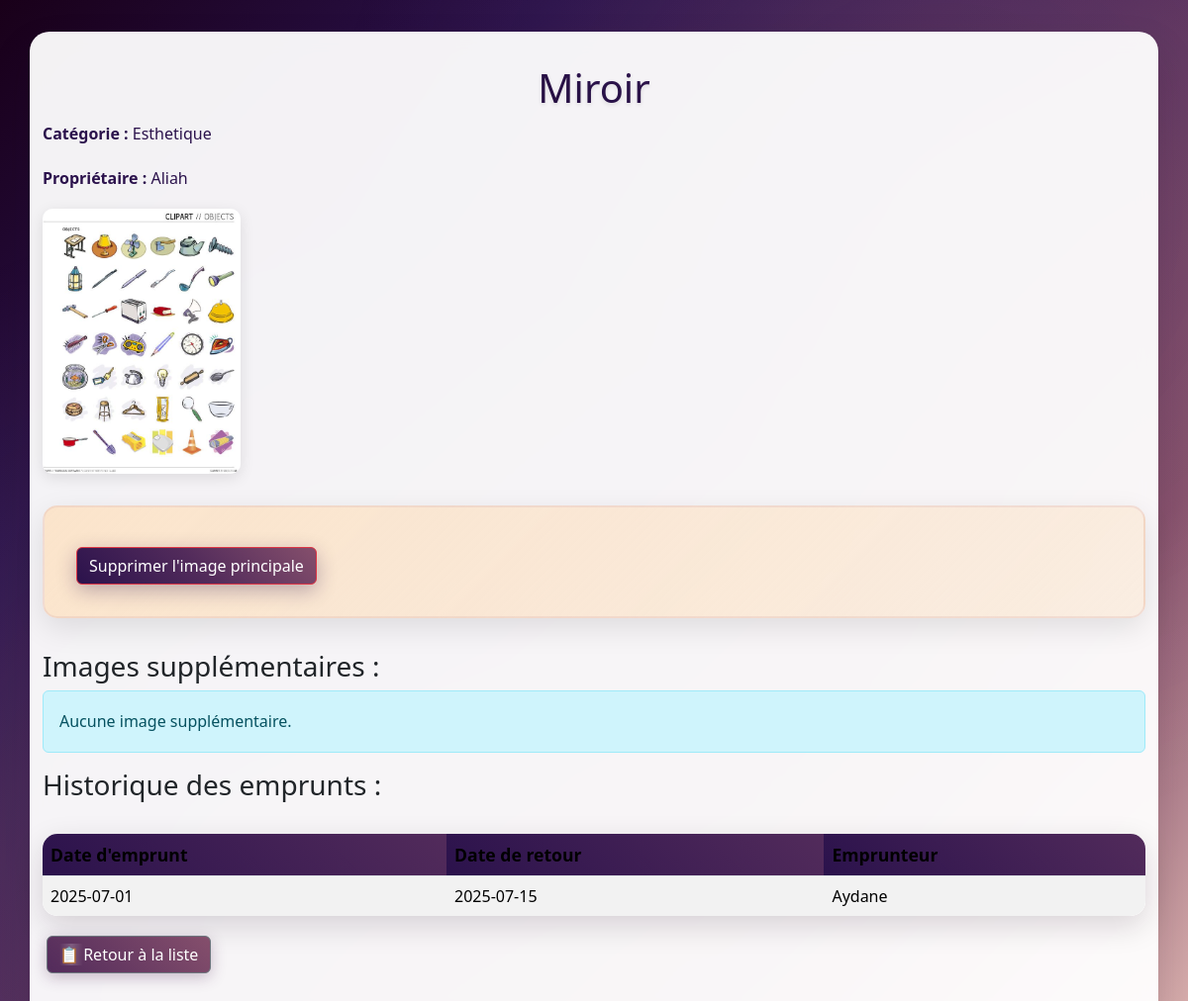
Screenshot of /PAGES/fiche_objet.php?id=1 (signed in) with the database file from the repository.
### tables this page shows
CREATE TABLE vobjet (
    id_objet INT PRIMARY KEY AUTO_INCREMENT,
    nom_objet VARCHAR(100),
    id_categorie INT,
    id_membre INT,
    FOREIGN KEY (id_categorie) REFERENCES vcategorie_objet(id_categorie),
    FOREIGN KEY (id_membre) REFERENCES vmembre(id_membre)
);

CREATE TABLE vcategorie_objet (
    id_categorie INT PRIMARY KEY AUTO_INCREMENT,
    nom_categorie VARCHAR(50)
);

CREATE TABLE vmembre (
    id_membre INT PRIMARY KEY AUTO_INCREMENT,
    nom VARCHAR(50),
    date_naissance DATE,
    genre VARCHAR(10),
    mail VARCHAR(100) UNIQUE,
    ville VARCHAR(50),
    mdp VARCHAR(255),
    image_profil VARCHAR(255)
);

CREATE TABLE vemprunt (
    id_emprunt INT PRIMARY KEY AUTO_INCREMENT,
    id_objet INT,
    id_membre INT,
    date_emprunt DATE,
    date_retour DATE,
    FOREIGN KEY (id_objet) REFERENCES vobjet(id_objet),
    FOREIGN KEY (id_membre) REFERENCES vmembre(id_membre)
);

### PAGES/fiche_objet.php (the view, shortened to what this page needs)
<?php
require_once '../includes/fonctions.php';
$id_objet = isset($_GET['id']) && is_numeric($_GET['id']) ? mysqli_real_escape_string($bdd, $_GET['id']) : '';
$requete = "SELECT
                o.id_objet,
                o.nom_objet,
                c.nom_categorie,
                m.nom AS proprietaire,
                o.image_principale,
                o.id_membre
            FROM vobjet o
            JOIN vcategorie_objet c ON o.id_categorie = c.id_categorie
            JOIN vmembre m ON o.id_membre = m.id_membre
            WHERE o.id_objet = '$id_objet'";
$resultat = mysqli_query($bdd, $requete);
$objet = mysqli_fetch_assoc($resultat);
$images = [];
$requete_emprunts = "SELECT
                        e.date_emprunt,
                        e.date_retour,
                        m.nom AS emprunteur
                    FROM vemprunt e
                    JOIN vmembre m ON e.id_membre = m.id_membre
                    WHERE e.id_objet = '$id_objet'
                    ORDER BY e.date_emprunt DESC";
$resultat_emprunts = mysqli_query($bdd, $requete_emprunts);
$emprunts = [];
while ($row = mysqli_fetch_assoc($resultat_emprunts)) {
    $emprunts[] = $row;
}
?>
<!DOCTYPE html>
<html lang="fr">
<head>
    <link rel="stylesheet" href="../assets/styles.css">
    <link href="../bootstrap/css/bootstrap.min.css" rel="stylesheet">
</head>
<body>
    <div class="container">
        <h1><?php echo htmlspecialchars($objet['nom_objet']); ?></h1>
        <p><strong>Catégorie :</strong> <?php echo htmlspecialchars($objet['nom_categorie']); ?></p>
        <p><strong>Propriétaire :</strong> <?php echo htmlspecialchars($objet['proprietaire']); ?></p>
        <img src="<?php echo htmlspecialchars($objet['image_principale']); ?>" alt="Image principale" width="200" class="img-fluid">
        <?php if ($_SESSION['id_membre'] == $objet['id_membre'] && $objet['image_principale'] != '../Uploads/images/default.jpg
        ') { ?>
            <form method="POST" action="">
                <button type="submit" name="supprimer_image_principale" class="btn btn-danger mt-2">Supprimer l'image principale</button>
            </form>
        <?php } ?>
        <h3>Images supplémentaires :</h3>
        <?php if (empty($images)) { ?>
            <p class="alert alert-info">Aucune image supplémentaire.</p>
        <?php } ?>
        <h3>Historique des emprunts :</h3>
        <?php if (empty($emprunts)) { ?>
            <p class="alert alert-info">aucun emprunt .</p>
        <?php } else { ?>
            <table class="table table-striped">
                <thead>
                    <tr>
                        <th>Date d'emprunt</th>
                        <th>Date de retour</th>
                        <th>Emprunteur</th>
                    </tr>
                </thead>
                <tbody>
                    <?php foreach ($emprunts as $emprunt) { ?>
                        <tr>
                            <td><?php echo htmlspecialchars($emprunt['date_emprunt']); ?></td>
                            <td><?php echo $emprunt['date_retour'] ? htmlspecialchars($emprunt['date_retour']) : 'Non retourné'; ?></td>
                            <td><?php echo htmlspecialchars($emprunt['emprunteur']); ?></td>
                        </tr>
                    <?php } ?>
                </tbody>
            </table>
        <?php } ?>
        <a href="liste_objets.php" class="btn btn-secondary">Retour à la liste</a>
    </div>
</body>
</html>

### assets/styles.css (style rules this page uses)
:root { --primary-dark: #190019; --primary-purple: #2B124C; --medium-purple: #522B5B; --light-purple: #854F6C; --rose: #DFB6B2; --cream: #FBE4CB; --white: #ffffff; --shadow: rgba(25, 0, 25, 0.15); --shadow-hover: rgba(25, 0, 25, 0.25); --text-dark: #2B124C; --text-light: #854F6C; --error: #e74c3c; --success: #27ae60; }
* { margin: 0; padding: 0; box-sizing: border-box; }
body { font-family: 'Segoe UI', Tahoma, Geneva, Verdana, sans-serif; background: linear-gradient(135deg, var(--primary-dark) 0%, var(--primary-purple) 25%, var(--medium-purple) 50%, var(--light-purple) 75%, var(--rose) 100%); min-height: 100vh; color: var(--text-dark); line-height: 1.6; }
body::before { content: ''; position: fixed; top: 0; left: 0; width: 100%; height: 100%; background: radial-gradient(circle at 20% 80%, rgba(251, 228, 203, 0.1) 0%, transparent 50%), radial-gradient(circle at 80% 20%, rgba(223, 182, 178, 0.1) 0%, transparent 50%); pointer-events: none; z-index: -1; }
.container { max-width: 900px; margin: 0 auto; padding: 2rem; background: rgba(255, 255, 255, 0.95); backdrop-filter: blur(10px); border-radius: 20px; box-shadow: 0 20px 40px var(--shadow); margin-top: 2rem; margin-bottom: 2rem; border: 1px solid rgba(255, 255, 255, 0.2); }
h1 { background: linear-gradient(45deg, var(--primary-dark), var(--primary-purple), var(--medium-purple)); -webkit-background-clip: text; -webkit-text-fill-color: transparent; background-clip: text; font-size: 2.5rem; font-weight: 700; text-align: center; margin-bottom: 2rem; text-shadow: 0 2px 4px rgba(0,0,0,0.1); }
h3 { color: var(--medium-purple); font-size: 1.4rem; margin: 1.5rem 0 1rem 0; display: flex; align-items: center; gap: 0.5rem; }
a { display: inline-block; padding: 0.8rem 1.5rem; background: linear-gradient(45deg, var(--medium-purple), var(--light-purple)); color: white; text-decoration: none; border-radius: 25px; font-weight: 600; transition: all 0.3s ease; box-shadow: 0 4px 15px rgba(82, 43, 91, 0.3); position: relative; overflow: hidden; margin: 0.25rem; }
a::before { content: ''; position: absolute; top: 0; left: -100%; width: 100%; height: 100%; background: linear-gradient(90deg, transparent, rgba(255, 255, 255, 0.2), transparent); transition: left 0.5s; }
a[href="liste_objets.php"]::before { content: "📋 "; position: static; }
form { background: linear-gradient(135deg, var(--cream), rgba(251, 228, 203, 0.5)); padding: 2rem; border-radius: 15px; margin: 2rem 0; border: 2px solid rgba(223, 182, 178, 0.3); box-shadow: 0 10px 30px rgba(0,0,0,0.1); }
button { background: linear-gradient(45deg, var(--primary-purple), var(--medium-purple), var(--light-purple)); color: white; padding: 1rem 2rem; border: none; border-radius: 25px; font-size: 1.1rem; font-weight: 600; cursor: pointer; transition: all 0.3s ease; box-shadow: 0 6px 20px rgba(43, 18, 76, 0.3); position: relative; overflow: hidden; }
button::before { content: ''; position: absolute; top: 0; left: -100%; width: 100%; height: 100%; background: linear-gradient(90deg, transparent, rgba(255, 255, 255, 0.2), transparent); transition: left 0.5s; }
button[name="supprimer_image_principale"]::before { content: "🗑️ "; position: static; }
button[type="submit"]::before { content: " "; position: static; }
table { width: 100%; border-collapse: collapse; background: rgba(255, 255, 255, 0.95); border-radius: 15px; overflow: hidden; box-shadow: 0 10px 30px var(--shadow); margin: 2rem 0; }
th { background: linear-gradient(45deg, var(--primary-purple), var(--medium-purple)); color: white; padding: 1.2rem; text-align: left; font-weight: 600; font-size: 1.1rem; }
td { padding: 1rem; border-bottom: 1px solid var(--rose); color: var(--text-dark); }
tr:last-child td { border-bottom: none; }
img { border-radius: 10px; box-shadow: 0 4px 15px rgba(0,0,0,0.1); transition: transform 0.3s ease; }
p { margin: 1rem 0; line-height: 1.8; color: var(--text-dark); }
p strong { color: var(--primary-purple); font-weight: 600; }
.container > a { margin-right: 1rem; margin-bottom: 1rem; }
.container { animation: fadeIn 0.8s ease-out; }

### rows the page displays
vobjet: nom_objet "Miroir", id_categorie.nom_categorie "Esthetique", id_membre.nom "Aliah", image_principale (placeholder picture)
vemprunt: date_emprunt "2025-07-01", date_retour "2025-07-15", id_membre.nom "Aydane"
